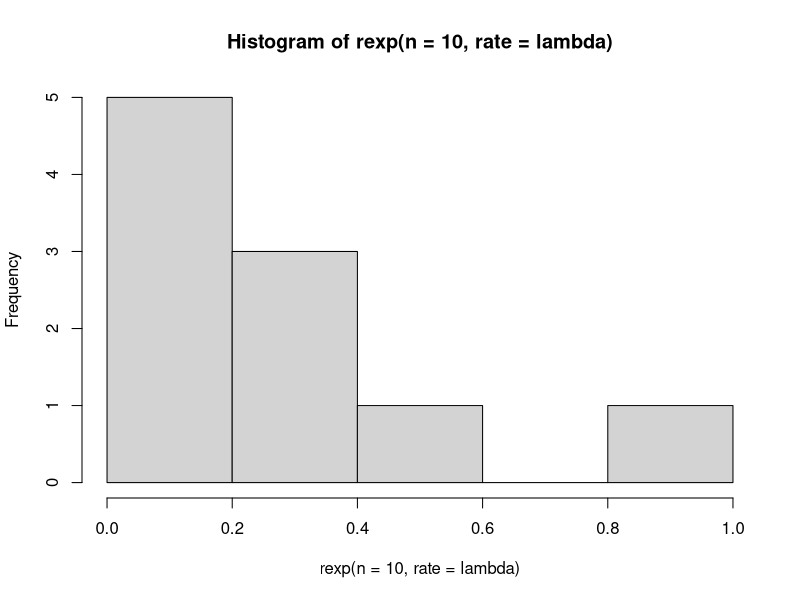
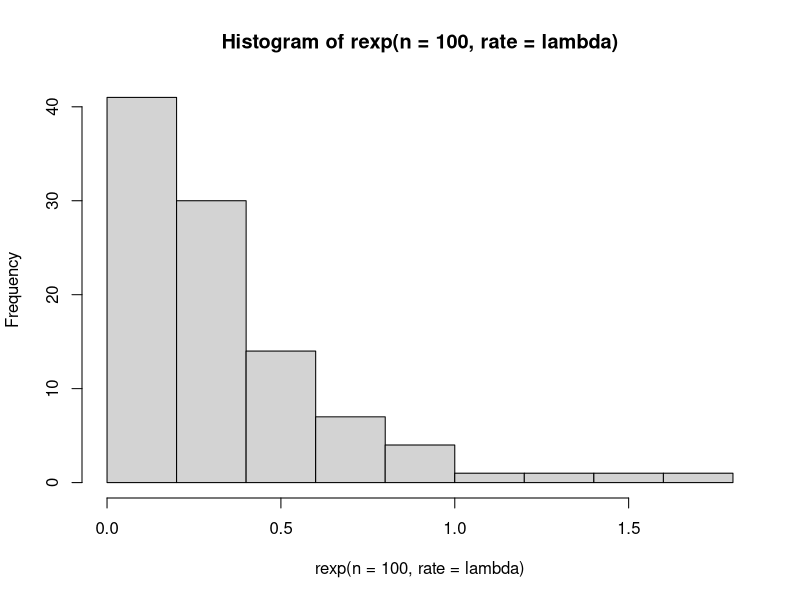
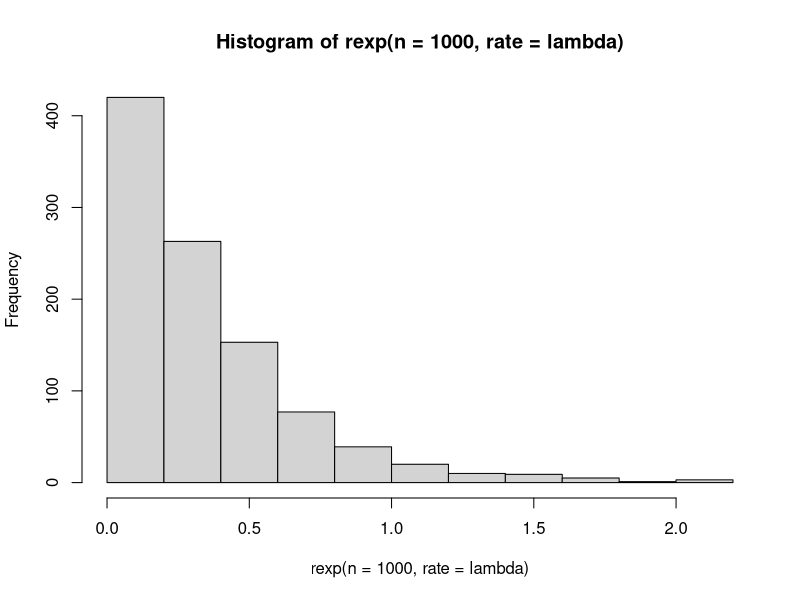
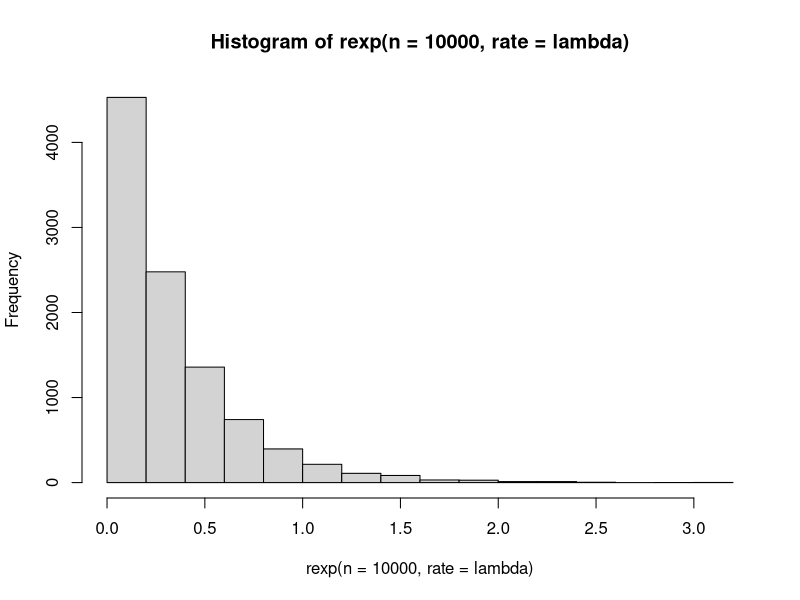

Recreate these plots in R, in order.
lambda = 3
dexp(x=seq(1, 10, by = 0.1), rate = lambda)

set.seed(1)
hist(rexp(n=10, rate = lambda))
set.seed(1)
hist(rexp(n=100, rate = lambda))
set.seed(1)
hist(rexp(n=1000, rate = lambda))
set.seed(1)
hist(rexp(n=10000, rate = lambda))

n=10
mean(rexp(n=n, rate=lambda))
var(rexp(n=n, rate=lambda))